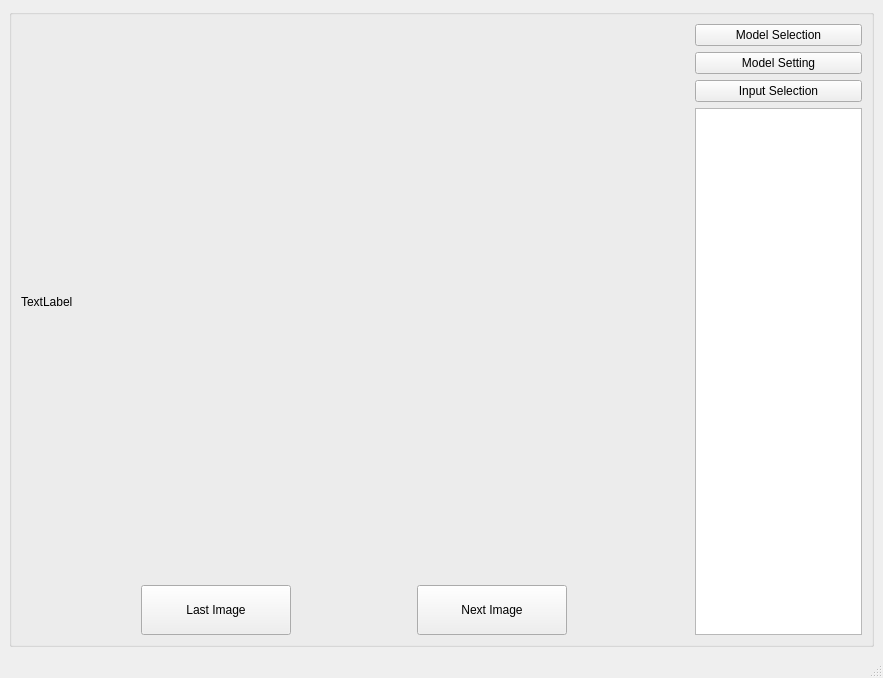
<?xml version="1.0" encoding="UTF-8"?>
<ui version="4.0">
 <class>MainWindow</class>
 <widget class="QMainWindow" name="MainWindow">
  <property name="geometry">
   <rect>
    <x>0</x>
    <y>0</y>
    <width>883</width>
    <height>678</height>
   </rect>
  </property>
  <property name="sizePolicy">
   <sizepolicy hsizetype="Expanding" vsizetype="Expanding">
    <horstretch>0</horstretch>
    <verstretch>0</verstretch>
   </sizepolicy>
  </property>
  <property name="minimumSize">
   <size>
    <width>830</width>
    <height>640</height>
   </size>
  </property>
  <property name="windowTitle">
   <string>MainWindow</string>
  </property>
  <widget class="QWidget" name="MainWidget">
   <property name="sizePolicy">
    <sizepolicy hsizetype="Expanding" vsizetype="Expanding">
     <horstretch>0</horstretch>
     <verstretch>0</verstretch>
    </sizepolicy>
   </property>
   <property name="minimumSize">
    <size>
     <width>830</width>
     <height>600</height>
    </size>
   </property>
   <layout class="QHBoxLayout" name="horizontalLayout_3">
    <item>
     <widget class="QGroupBox" name="MainBox">
      <property name="sizePolicy">
       <sizepolicy hsizetype="Expanding" vsizetype="Expanding">
        <horstretch>0</horstretch>
        <verstretch>0</verstretch>
       </sizepolicy>
      </property>
      <property name="minimumSize">
       <size>
        <width>830</width>
        <height>600</height>
       </size>
      </property>
      <property name="maximumSize">
       <size>
        <width>3840</width>
        <height>2160</height>
       </size>
      </property>
      <property name="title">
       <string/>
      </property>
      <property name="flat">
       <bool>true</bool>
      </property>
      <property name="checkable">
       <bool>false</bool>
      </property>
      <layout class="QHBoxLayout" name="horizontalLayout_2">
       <item>
        <layout class="QHBoxLayout" name="MainHLayout" stretch="4,1">
         <item>
          <layout class="QVBoxLayout" name="LeftVLayout">
           <property name="sizeConstraint">
            <enum>QLayout::SetNoConstraint</enum>
           </property>
           <item>
            <layout class="QVBoxLayout" name="LeftSubVLayout">
             <property name="sizeConstraint">
              <enum>QLayout::SetNoConstraint</enum>
             </property>
             <item>
              <widget class="QLabel" name="ImageLabel">
               <property name="enabled">
                <bool>true</bool>
               </property>
               <property name="sizePolicy">
                <sizepolicy hsizetype="Expanding" vsizetype="Expanding">
                 <horstretch>0</horstretch>
                 <verstretch>0</verstretch>
                </sizepolicy>
               </property>
               <property name="minimumSize">
                <size>
                 <width>640</width>
                 <height>450</height>
                </size>
               </property>
               <property name="text">
                <string>TextLabel</string>
               </property>
              </widget>
             </item>
             <item>
              <layout class="QHBoxLayout" name="horizontalLayout">
               <property name="sizeConstraint">
                <enum>QLayout::SetFixedSize</enum>
               </property>
               <item>
                <widget class="QPushButton" name="LastImageButton">
                 <property name="sizePolicy">
                  <sizepolicy hsizetype="Fixed" vsizetype="Fixed">
                   <horstretch>0</horstretch>
                   <verstretch>0</verstretch>
                  </sizepolicy>
                 </property>
                 <property name="minimumSize">
                  <size>
                   <width>0</width>
                   <height>50</height>
                  </size>
                 </property>
                 <property name="maximumSize">
                  <size>
                   <width>150</width>
                   <height>50</height>
                  </size>
                 </property>
                 <property name="text">
                  <string>Last Image</string>
                 </property>
                 <property name="icon">
                  <iconset resource="../../resources/icons/resources.qrc">
                   <normaloff>:/icons/left.svg</normaloff>:/icons/left.svg</iconset>
                 </property>
                 <property name="iconSize">
                  <size>
                   <width>32</width>
                   <height>32</height>
                  </size>
                 </property>
                 <property name="default">
                  <bool>false</bool>
                 </property>
                 <property name="flat">
                  <bool>false</bool>
                 </property>
                </widget>
               </item>
               <item>
                <widget class="QPushButton" name="NextImageButton">
                 <property name="sizePolicy">
                  <sizepolicy hsizetype="Fixed" vsizetype="Fixed">
                   <horstretch>0</horstretch>
                   <verstretch>0</verstretch>
                  </sizepolicy>
                 </property>
                 <property name="minimumSize">
                  <size>
                   <width>150</width>
                   <height>50</height>
                  </size>
                 </property>
                 <property name="maximumSize">
                  <size>
                   <width>50</width>
                   <height>50</height>
                  </size>
                 </property>
                 <property name="text">
                  <string>Next Image</string>
                 </property>
                 <property name="icon">
                  <iconset resource="../../resources/icons/resources.qrc">
                   <normaloff>:/icons/right.svg</normaloff>:/icons/right.svg</iconset>
                 </property>
                 <property name="iconSize">
                  <size>
                   <width>32</width>
                   <height>32</height>
                  </size>
                 </property>
                 <property name="flat">
                  <bool>false</bool>
                 </property>
                </widget>
               </item>
              </layout>
             </item>
            </layout>
           </item>
          </layout>
         </item>
         <item>
          <layout class="QVBoxLayout" name="RightVLayout">
           <property name="sizeConstraint">
            <enum>QLayout::SetFixedSize</enum>
           </property>
           <item>
            <layout class="QVBoxLayout" name="RightSubHLayout">
             <property name="sizeConstraint">
              <enum>QLayout::SetFixedSize</enum>
             </property>
             <item>
              <widget class="QPushButton" name="ModelSelectionButton">
               <property name="text">
                <string>Model Selection</string>
               </property>
               <property name="icon">
                <iconset resource="../../resources/icons/resources.qrc">
                 <normaloff>:/icons/wrench.svg</normaloff>:/icons/wrench.svg</iconset>
               </property>
              </widget>
             </item>
             <item>
              <widget class="QPushButton" name="ModelSettingButton">
               <property name="text">
                <string>Model Setting</string>
               </property>
               <property name="icon">
                <iconset resource="../../resources/icons/resources.qrc">
                 <normaloff>:/icons/setting.svg</normaloff>:/icons/setting.svg</iconset>
               </property>
              </widget>
             </item>
             <item>
              <widget class="QPushButton" name="InputSelectionButton">
               <property name="text">
                <string>Input Selection</string>
               </property>
               <property name="icon">
                <iconset resource="../../resources/icons/resources.qrc">
                 <normaloff>:/icons/selection.svg</normaloff>:/icons/selection.svg</iconset>
               </property>
              </widget>
             </item>
             <item>
              <widget class="QTextBrowser" name="LogDisplayer"/>
             </item>
            </layout>
           </item>
          </layout>
         </item>
        </layout>
       </item>
      </layout>
     </widget>
    </item>
   </layout>
  </widget>
  <widget class="QMenuBar" name="menubar">
   <property name="geometry">
    <rect>
     <x>0</x>
     <y>0</y>
     <width>883</width>
     <height>24</height>
    </rect>
   </property>
  </widget>
  <widget class="QStatusBar" name="statusbar"/>
 </widget>
 <resources>
  <include location="../../resources/icons/resources.qrc"/>
 </resources>
 <connections/>
</ui>
